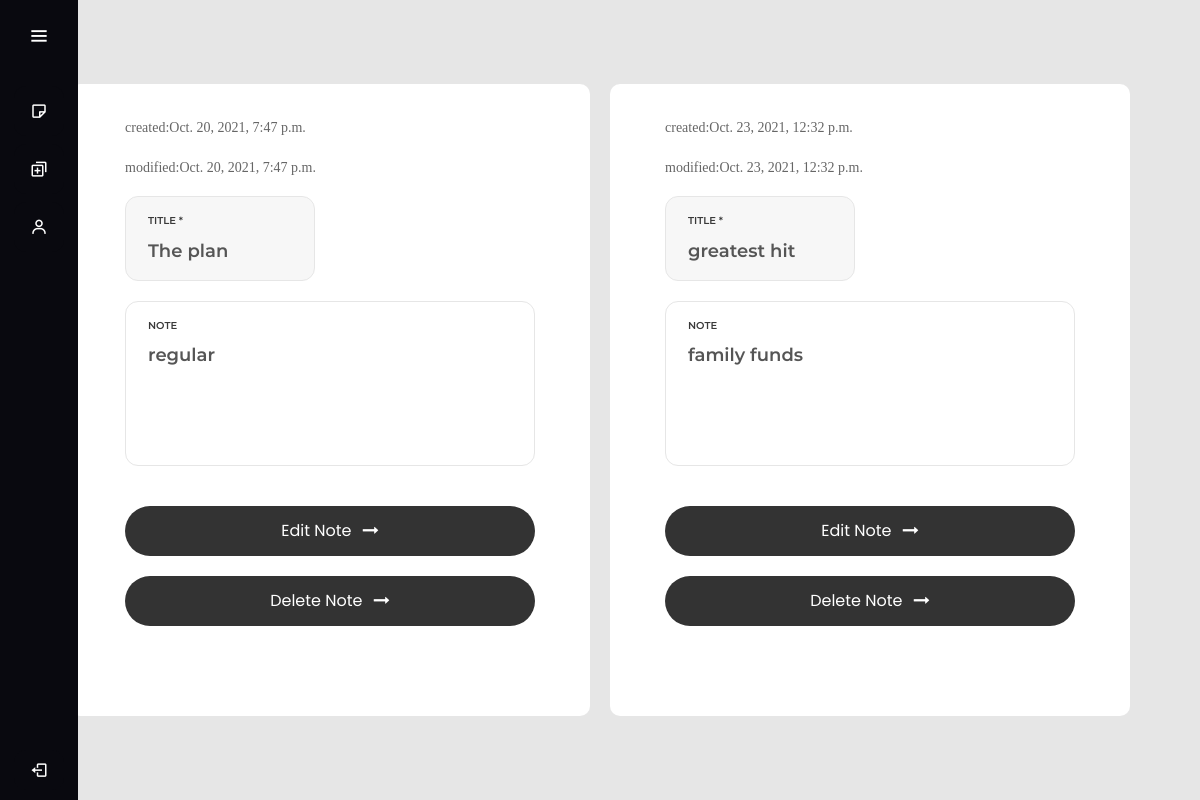
/ (signed in), run on the app's committed database.
### Task/models.py (models this page shows)
class Notes(models.Model):
    title=models.CharField(max_length=100,blank=True)
    note=models.TextField(blank=True,null=True)
    created_at = models.DateTimeField(auto_now_add=True,blank=True,null=True)
    modified_at = models.DateTimeField(auto_now=True,blank=True,null=True)
    user=models.ForeignKey('User' ,on_delete=models.CASCADE,related_name='noelated',null=True)

### Task/views.py (the view)
# urls.py: path('', views.viewnote,name='viewnote'),#page
def viewnote(request):
    name=request.user.username
    if request.user.is_authenticated :
        notes=request.user.noelated.all()
        context={
            "notes":notes,
            'name':name,
        }
        return render(request,'task/viewnotes.html',context)
    else:
        return redirect('login')

### Task/templates/task/viewnotes.html
{% extends 'task/index.html' %} {%block title%} Your Notes {%endblock%}
{%block body%}
<div class="container-contact100  ">
  {% for note in notes%}
  <div class="wrap-contact100 ">
    <p id="pra" >created:{{note.created_at}}</p>
    <p id="pra" >modified:{{note.modified_at}}</p>
    <form class="contact100-form validate-form">
      <div class="wrap-input100 validate-input bg1 rs1-wrap-input100" data-validate="Enter Your Email (e@a.x)">
        <span class="label-input100">Title *</span>
        <input class="input100" type="text" name="title" placeholder="Title here " value="{{note.title}}" />
      </div>
      <div class="wrap-input100 validate-input bg0 rs1-alert-validate" data-validate="Please Type Your Message">
        <span class="label-input100">Note</span>
        <textarea class="input100" name="message" placeholder="Your note here...">{{note.note}}</textarea>
      </div>
      <div class="container-contact100-form-btn">
        <button class="contact100-form-btn">
          <span>
            <a  class="a-btn" href="{% url 'updatenote' note.id %}"> Edit Note </a>
            <i class="fa fa-long-arrow-right m-l-7" aria-hidden="true"></i>
          </span>
        </button>
      </div>
      <div class="container-contact100-form-btn">
        <button id="del-btn" class="contact100-form-btn" type="submit" >
          <span >
           <a class="a-btn" href="{% url 'deletenote' note.id %}">Delete Note</a>
            <i class="fa fa-long-arrow-right m-l-7"  aria-hidden="true"></i>
          </span>
        </button>
      </div>
    </form>
  </div>{%endfor%}
</div>
{%endblock%}

### Task/static/task/css/main.css (style rules this page uses)
* { margin: 0px; padding: 0px; box-sizing: border-box; }
body, html { height: 100%; font-family: Poppins-Regular, sans-serif; }
a { font-family: Poppins-Regular; font-size: 14px; line-height: 1.7; color: #666666; margin: 0px; transition: all 0.4s; -webkit-transition: all 0.4s; -o-transition: all 0.4s; -moz-transition: all 0.4s; }
p { font-family: Poppins-Regular; font-size: 14px; line-height: 1.7; color: #666666; margin: 0px; }
input { outline: none; border: none; }
textarea { outline: none; border: none; }
button { outline: none !important; border: none; background: transparent; }
.bg0 { background-color: #fff; }
.bg1 { background-color: #f7f7f7; }
.container-contact100 { width: 100%; min-height: 100vh; display: -webkit-box; display: -webkit-flex; display: -moz-box; display: -ms-flexbox; display: flex; flex-wrap: wrap; justify-content: center; align-items: center; padding: 5px; background: #e6e6e6; }
.wrap-contact100 { width: 520px; background: #fff; border-radius: 10px; overflow: hidden; padding: 32px 55px 90px 55px; margin: 10px; }
.contact100-form { width: 100%; display: -webkit-box; display: -webkit-flex; display: -moz-box; display: -ms-flexbox; display: flex; flex-wrap: wrap; justify-content: space-between; }
.wrap-input100 { width: 100%; position: relative; border: 1px solid #e6e6e6; border-radius: 13px; padding: 10px 30px 9px 22px; margin-bottom: 20px; }
.rs1-wrap-input100 { width: calc((100% - 30px) / 2); }
.label-input100 { font-family: Montserrat-SemiBold; font-size: 10px; color: #393939; line-height: 1.5; text-transform: uppercase; }
.input100 { display: block; width: 100%; background: transparent; font-family: Montserrat-SemiBold; font-size: 18px; color: #555555; line-height: 1.2; padding-right: 15px; overflow: hidden; resize: none; }
input.input100 { height: 40px; }
.a-btn { color: inherit; font: inherit; }
textarea.input100 { min-height: 120px; padding-top: 9px; padding-bottom: 13px; }
.container-contact100-form-btn { display: -webkit-box; display: -webkit-flex; display: -moz-box; display: -ms-flexbox; display: flex; flex-wrap: wrap; justify-content: center; padding-top: 20px; width: 100%; }
.contact100-form-btn { display: -webkit-box; display: -webkit-flex; display: -moz-box; display: -ms-flexbox; display: flex; justify-content: center; align-items: center; padding: 0 20px; width: 100%; height: 50px; background-color: #333333; border-radius: 25px; font-family: Montserrat-Medium; font-size: 16px; color: #fff; line-height: 1.2; -webkit-transition: all 0.4s; -o-transition: all 0.4s; -moz-transition: all 0.4s; transition: all 0.4s; }
.contact100-form-btn i { -webkit-transition: all 0.4s; -o-transition: all 0.4s; -moz-transition: all 0.4s; transition: all 0.4s; }
.validate-input { position: relative; }

### Task/static/task/css/style.css (style rules this page uses)
* { margin: 0; padding: 0; box-sizing: border-box; font-family: "Poppins" , sans-serif; }

### data on the page
Notes: created_at "Oct. 20, 2021, 7:47 p.m.", modified_at "Oct. 20, 2021, 7:47 p.m.", title "The plan", message "regular"
Notes: created_at "Oct. 23, 2021, 12:32 p.m.", modified_at "Oct. 23, 2021, 12:32 p.m.", title "greatest hit", message "family funds"
